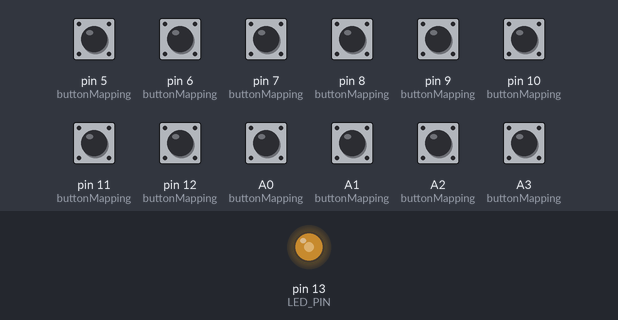
Bench run of a sketch on a simulated Teensy 3. Parts: output pins drawn as LEDs (lit = HIGH). Inputs (shaded band) come from the test bench; at power-on: A0 (buttonMapping), A1 (buttonMapping), A2 (buttonMapping), A3 (buttonMapping), pin 5 (buttonMapping), pin 6 (buttonMapping), pin 7 (buttonMapping), pin 8 (buttonMapping), pin 9 (buttonMapping), pin 10 (buttonMapping), pin 11 (buttonMapping), pin 12 (buttonMapping) HIGH.

Above: at 0.1 s.
Timing chart, 0 to 130.0 s (numbered marks = the images above):
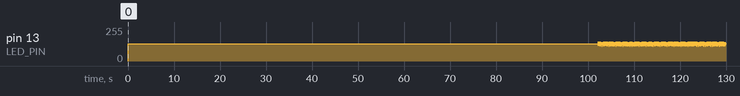

The sketch:

main.ino
```cpp
#define LED_PIN 13

#define BUTTONMAP_END 255

struct buttonMap_t
{
  char key;
  int pin;
  bool last;
};

buttonMap_t buttonMapping[] = {{'a', 14},
                               {'d', 15},
                               {'w', 16},
                               {'s', 17},
                               {'e', 12},
                               {'q', 11},
                               {'r', 10},
                               {'f', 9},
                               {'z', 8},
                               {'x', 7},
                               {'1', 6},
                               {'2', 5},
                               {BUTTONMAP_END, BUTTONMAP_END}};

void setup()
{
  pinMode(LED_PIN, OUTPUT);

  buttonMap_t *bm = buttonMapping;
  while (bm->key != BUTTONMAP_END && bm->pin != BUTTONMAP_END)
  {
    pinMode(bm->pin, INPUT_PULLUP);
    bm->last = false;

    bm++;
  }
}

void loop()
{
  buttonMap_t *bm = buttonMapping;
  while (bm->key != BUTTONMAP_END && bm->pin != BUTTONMAP_END)
  {
    bool pressed = (digitalRead(bm->pin) == LOW);

    if (pressed != bm->last)
    {
      if (pressed)
        Keyboard.press(bm->key);
      else
        Keyboard.release(bm->key);
    }
    bm->last = pressed;

    bm++;
  }

  digitalWrite(LED_PIN, !digitalRead(LED_PIN));

  delay(5);
}
```
